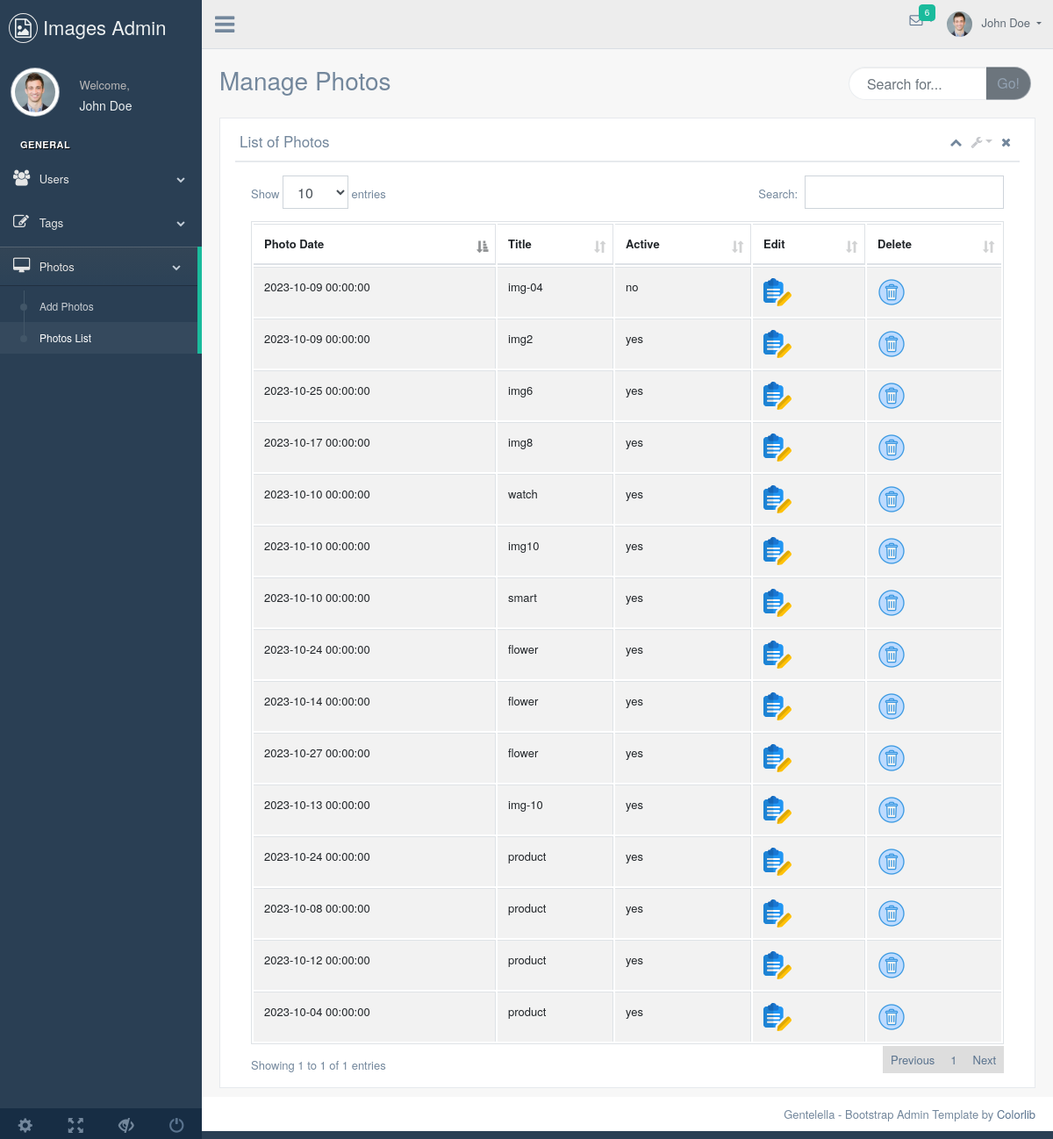
The page /admin/photos.php on the database its author committed.
### tables this page shows
CREATE TABLE `products` (
  `id` int(11) NOT NULL,
  `categories_id` int(11) NOT NULL,
  `name` varchar(255) NOT NULL,
  `dimension` varchar(100) NOT NULL,
  `format` varchar(150) NOT NULL,
  `views` int(11) NOT NULL,
  `image` varchar(255) NOT NULL,
  `status` tinyint(4) NOT NULL,
  `linecse` text NOT NULL,
  `date` datetime NOT NULL
);

### admin/photos.php (the view, shortened to what this page needs)
<?php
include('./connectToDb.php');
?>
<!DOCTYPE html>
<html lang="en">
  <head>
    <link href="vendors/bootstrap/dist/css/bootstrap.min.css" rel="stylesheet">
    <link href="vendors/font-awesome/css/font-awesome.min.css" rel="stylesheet">
    <link href="vendors/nprogress/nprogress.css" rel="stylesheet">
    <link href="vendors/iCheck/skins/flat/green.css" rel="stylesheet">
    <link href="vendors/datatables.net-bs/css/dataTables.bootstrap.min.css" rel="stylesheet">
    <link href="vendors/datatables.net-buttons-bs/css/buttons.bootstrap.min.css" rel="stylesheet">
    <link href="vendors/datatables.net-fixedheader-bs/css/fixedHeader.bootstrap.min.css" rel="stylesheet">
    <link href="vendors/datatables.net-responsive-bs/css/responsive.bootstrap.min.css" rel="stylesheet">
    <link href="vendors/datatables.net-scroller-bs/css/scroller.bootstrap.min.css" rel="stylesheet">
    <link href="build/css/custom.min.css" rel="stylesheet">
  </head>
  <body class="nav-md">
    <div class="container body">
      <div class="main_container">
        <div class="col-md-3 left_col">
          <div class="left_col scroll-view">
            <div class="navbar nav_title" style="border: 0;">
              <a href="index.php" class="site_title"><i class="fa fa-file-image-o"></i></i> <span>Images Admin</span></a>
            </div>
            <div class="profile clearfix">
              <div class="profile_pic">
                <img src="images/img.jpg" alt="..." class="img-circle profile_img">
              </div>
              <div class="profile_info">
                <span>Welcome,</span>
                <h2>John Doe</h2>
              </div>
            </div>
            <br />
					<div id="sidebar-menu" class="main_menu_side hidden-print main_menu">
						<div class="menu_section">
							<h3>General</h3>
							<ul class="nav side-menu">
								<li><a><i class="fa fa-users"></i> Users <span class="fa fa-chevron-down"></span></a>
								</li>
								<li><a><i class="fa fa-edit"></i> Tags <span class="fa fa-chevron-down"></span></a>
								</li>
								<li><a><i class="fa fa-desktop"></i> Photos <span class="fa fa-chevron-down"></span></a>
									<ul class="nav child_menu">
										<li><a href="addPhoto.php">Add Photos</a></li>
										<li><a href="photos.php">Photos List</a></li>
									</ul>
								</li>
							</ul>
						</div>
					</div>
            <div class="sidebar-footer hidden-small">
              <a data-toggle="tooltip" data-placement="top" title="Settings">
                <span class="glyphicon glyphicon-cog" aria-hidden="true"></span>
              </a>
              <a data-toggle="tooltip" data-placement="top" title="FullScreen">
                <span class="glyphicon glyphicon-fullscreen" aria-hidden="true"></span>
              </a>
              <a data-toggle="tooltip" data-placement="top" title="Lock">
                <span class="glyphicon glyphicon-eye-close" aria-hidden="true"></span>
              </a>
              <a data-toggle="tooltip" data-placement="top" title="Logout" href="login.php">
                <span class="glyphicon glyphicon-off" aria-hidden="true"></span>
              </a>
            </div>
          </div>
        </div>
        <div class="top_nav">
            <div class="nav_menu">
                <div class="nav toggle">
                  <a id="menu_toggle"><i class="fa fa-bars"></i></a>
                </div>
                <nav class="nav navbar-nav">
                <ul class=" navbar-right">
                  <li class="nav-item dropdown open" style="padding-left: 15px;">
                    <a href="javascript:;" class="user-profile dropdown-toggle" aria-haspopup="true" id="navbarDropdown" data-toggle="dropdown" aria-expanded="false">
                      <img src="images/img.jpg" alt="">John Doe
                    </a>
                  </li>
                  <li role="presentation" class="nav-item dropdown open">
                    <a href="javascript:;" class="dropdown-toggle info-number" id="navbarDropdown1" data-toggle="dropdown" aria-expanded="false">
                      <i class="fa fa-envelope-o"></i>
                      <span class="badge bg-green">6</span>
                    </a>
                  </li>
                </ul>
              </nav>
            </div>
          </div>
        <div class="right_col" role="main">
          <div class="">
            <div class="page-title">
              <div class="title_left">
                <h3>Manage Photos</h3>
              </div>
              <div class="title_right">
                <div class="col-md-5 col-sm-5 col-xs-12 form-group pull-right top_search">
                  <div class="input-group">
                    <input type="text" class="form-control" placeholder="Search for...">
                    <span class="input-group-btn">
                      <button class="btn btn-secondary" type="button">Go!</button>
                    </span>
                  </div>
                </div>
              </div>
            </div>
            <div class="clearfix"></div>
            <div class="row">
              <div class="col-md-12 col-sm-12 ">
                <div class="x_panel">
                  <div class="x_title">
                    <h2>List of Photos</h2>
                    <ul class="nav navbar-right panel_toolbox">
                      <li><a class="collapse-link"><i class="fa fa-chevron-up"></i></a>
                      </li>
                      <li class="dropdown">
                        <a href="#" class="dropdown-toggle" data-toggle="dropdown" role="button" aria-expanded="false"><i class="fa fa-wrench"></i></a>
                      </li>
                      <li><a class="close-link"><i class="fa fa-close"></i></a>
                      </li>
                    </ul>
                    <div class="clearfix"></div>
                  </div>
                  <div class="x_content">
                      <div class="row">
                          <div class="col-sm-12">
                            <div class="card-box table-responsive">
                    <table id="datatable" class="table table-striped table-bordered" style="width:100%">
                      <thead>
                        <tr>
                          <th>Photo Date</th>
                          <th>Title</th>
                          <th>Active</th>
                          <th>Edit</th>
                          <th>Delete</th>
                        </tr>
                      </thead>
                      <?php
$stmt = $connect->prepare("SELECT date,name, status,id FROM products");
$stmt->execute();
$result = $stmt->fetchAll();
foreach ($result as $row) {
?>
<tbody>
  <tr>
    <td><?php echo $row['date']; ?></td>
    <td><?php echo $row['name']; ?></td>
    <td><?php echo $row['status'] == 1 ? 'yes' : 'no'; ?></td>
    <td><a href='./edit.php?id=<?php echo $row["id"]; ?>'><img src="./images/edit.png" alt="Edit"></a>
    <td><a href='./edit.php?id=<?php echo $row["id"]; ?>'><img src="./images/delete.png" alt="Delete"></a></td>
  </tr>
</tbody>
<?php
}
?>
                    </table>
                  </div>
                  </div>
              </div>
            </div>
                </div>
              </div>
            </div>
          </div>
        </div>
        <footer>
          <div class="pull-right">
            Gentelella - Bootstrap Admin Template by <a href="https://colorlib.com">Colorlib</a>
          </div>
          <div class="clearfix"></div>
        </footer>
      </div>
    </div>
  </body>
</html>

### rows shown on the page
products: date "2023-10-09 00:00:00", name "img-04", status "no"
products: date "2023-10-09 00:00:00", name "img2", status "yes"
products: date "2023-10-25 00:00:00", name "img6", status "yes"
products: date "2023-10-17 00:00:00", name "img8", status "yes"
products: date "2023-10-10 00:00:00", name "watch", status "yes"
products: date "2023-10-10 00:00:00", name "img10", status "yes"
products: date "2023-10-10 00:00:00", name "smart", status "yes"
products: date "2023-10-24 00:00:00", name "flower", status "yes"
products: date "2023-10-14 00:00:00", name "flower", status "yes"
products: date "2023-10-27 00:00:00", name "flower", status "yes"
products: date "2023-10-13 00:00:00", name "img-10", status "yes"
products: date "2023-10-24 00:00:00", name "product", status "yes"
products: date "2023-10-08 00:00:00", name "product", status "yes"
products: date "2023-10-12 00:00:00", name "product", status "yes"
products: date "2023-10-04 00:00:00", name "product", status "yes"
